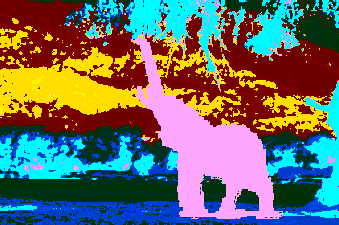
//> input picture CriminisiInpaint-master/save/100.png, 339 x 225 px; its folder holds 4 pictures in this run
$ ./inpaint save/100.png save/1000.png   (built with g++ and OpenCV 4)
//> lines starting //> are read from the running program, lines starting //| are printed output that depends on the picture
#include <opencv2/opencv.hpp>
#include <iostream>
#include <stdio.h>
#include <vector>
#include <math.h>

using namespace std;
using namespace cv;

int win_size = 9;
int stride = 3;

int main(int argc, char* argv[])
{
    if(argc < 3)
    {
        printf("Usage: %s src mask output\n",argv[0]);
        return -1;
    }
    // source = src
    // mask = target
    // inpaint_me = target in BGR2Lab
    // Mat objects to store images. mask = target
    Mat src, src_gray, mask, mask_gray, grad_x, grad_y, inpaint_me;

    // read images
    src = imread(argv[1]);
//> src is the input picture: 225 rows x 339 cols, CV_8UC3; mean B, G, R 100.8, 107.6, 103.8
    mask = imread(argv[2]);
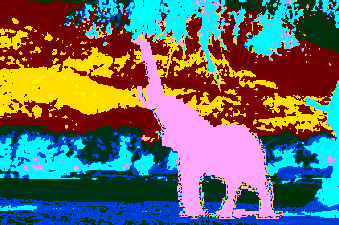
//> input picture CriminisiInpaint-master/save/1000.png, 339 x 225 px
//> mask is the input picture: 225 rows x 339 cols, CV_8UC3; mean B, G, R 99.3, 107.1, 102


    if(!src.data || !mask.data){return -1;}
    //Experimental resize!
    //    resize(src, src, Size(0,0), 0.5, 0.5);
    //    resize(mask, mask, Size(0,0), 0.5, 0.5);


    // copy mask(target) to inpaint_me which is a BGR matrix
    src.copyTo(inpaint_me, mask);

    // https://www.learnopencv.com/color-spaces-in-opencv-cpp-python/
    // L – Lightness ( Intensity ).
    // a – color component ranging from Green to Magenta.
    // b – color component ranging from Blue to Yellow.
    cvtColor(inpaint_me, inpaint_me, CV_BGR2Lab);//inpaint_me is now in Lab space
//> inpaint_me: 225 rows x 339 cols, CV_8UC3; mean of channels 0, 1, 2 127.6, 139.8, 137.2


    // Computing gradients
    // I don't know why GaussianBlur = Smoothing filter is used here
    // This smooths the source image
    GaussianBlur( src, src, Size(3,3), 0, 0, BORDER_DEFAULT);
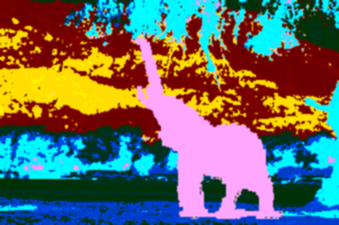
//> src: 225 rows x 339 cols, CV_8UC3; mean B, G, R 100.8, 107.6, 103.8

    // Converts the source image(BGR) to grayscale image
    cvtColor(src, src_gray, CV_BGR2GRAY);
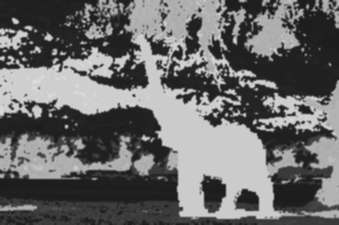
//> src_gray: 225 rows x 339 cols, CV_8UC1; min 29, max 219, mean 105.7
    cvtColor(mask, mask_gray, CV_BGR2GRAY);
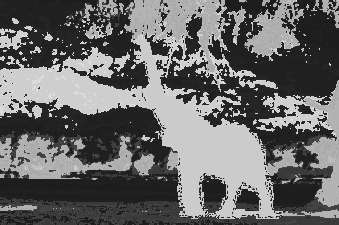
//> mask_gray: 225 rows x 339 cols, CV_8UC1; min 16, max 220, mean 104.6
    Mat src_gray_f;
    src_gray.convertTo(src_gray_f, CV_32FC1, 1./255.);
    Sobel(src_gray_f, grad_x, CV_32F, 1, 0, 3, 1, 0, BORDER_DEFAULT);
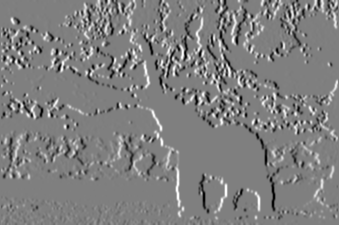
//> grad_x: 225 rows x 339 cols, CV_32FC1; min -2.13, max 2.13, mean 0.00226; drawn with min black and max white
    Sobel(src_gray_f, grad_y, CV_32F, 0, 1, 3, 1, 0, BORDER_DEFAULT);
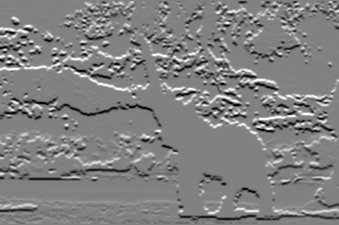
//> grad_y: 225 rows x 339 cols, CV_32FC1; min -2.19, max 2.13, mean -0.00607; drawn with min black and max white


    // create patches inside I - \omega, and find boundary
    // patches si matrix, each row is a single patch vector (casted to float)
    int num_patches = 0;
    int num_vec = (mask.rows - win_size)*(mask.cols - win_size)/(stride * stride);
//> num_vec = 7920
    int f_vec_len = (win_size * win_size)*src.channels();
//> f_vec_len = 243
    Mat patches(num_vec, f_vec_len, CV_8UC1);
    for(int y =0; y < mask.rows - win_size; y+=stride)
    {
        for(int x =0; x < mask.cols - win_size; x+=stride)
        {
            //create patch
            Mat patch_mat = inpaint_me(Range(y,y+win_size), Range(x,x+win_size)).clone();
            Mat mask_patch = mask_gray(Range(y,y+win_size), Range(x,x+win_size)).clone();
            patch_mat = patch_mat.reshape(1,1);

            if( countNonZero(mask_patch) == win_size * win_size )
            {
                for(int j =0; j < f_vec_len; j++)
                    patches.at<uchar>(num_patches,j) = patch_mat.at<uchar>(0,j);
                num_patches++;

            }
        }
    }
//> this loop made 72 passes
//> num_patches on passes 1 to 12: 110, 220, 330, 440, 550, 660, 770, 880, 990, 1100, 1210, 1320
//> after the loop, num_patches = 7920
    cout<<num_patches<<" patches created!"<<endl;
//| 7920 patches created!

    //compute C(p) i.e. by mean filtering
    Mat mask_gray_f, C_p, filled_f, filled;
    mask_gray.convertTo(mask_gray_f, CV_32FC1, 1./255.);
    filled = mask_gray.clone();


    int iter = 0;
    while(countNonZero(filled) != mask.rows * mask.cols)
    {


        filled.convertTo(filled_f, CV_32FC1, 1./255.);
        blur(filled_f, C_p, Size(win_size, win_size), Point(-1,-1) );

        // find boundaries!
        vector<vector<Point> > contours;
        Mat not_filled = 255 - filled;
        findContours(not_filled, contours, CV_RETR_LIST, CV_CHAIN_APPROX_NONE);

        // find pixel with the highest priority
        float max_p_p = -1;
        int max_c_idx = -1;
        int max_p_idx = -1;


        for(int c = 0; c < contours.size(); c++)
        {
            for(int p = 0; p < contours[c].size(); p++)
            {
                Point this_p = contours[c][p];
                int last_point_idx = (p-1) < 0 ? contours[c].size() - 1: p-1;
                int next_point_idx = (p+1)%contours[c].size();
                Point last_p = contours[c][last_point_idx];
                Point next_p = contours[c][next_point_idx];
                Point boundary_dir_p = next_p - last_p;
                Point2f grad_p(grad_x.at<float>(this_p), grad_y.at<float>(this_p) );
                float this_c_p = C_p.at<float>(this_p);
                float priority = this_c_p * fabs(grad_p.x*boundary_dir_p.x + grad_p.y*boundary_dir_p.y);
                if(priority > max_p_p)
                {
                    max_p_p = priority;
                    max_c_idx = c;
                    max_p_idx = p;
                }

            }
        }

        // find min distance
        Point start = contours[max_c_idx][max_p_idx] - Point(win_size/2, win_size/2);
        Mat max_mask_patch = filled(Range(start.y, start.y+win_size), Range(start.x, start.x+win_size) ).clone();
        Mat max_patch_mat  = inpaint_me(Range(start.y, start.y+win_size),Range(start.x, start.x+win_size) ).clone();

        max_mask_patch = max_mask_patch.reshape(1,1);
        max_patch_mat =  max_patch_mat.reshape(1,1);
        int min_dist = 255*255*3 + 1;
        int min_dist_idx = 0;
        for(int y = 0; y < num_patches; y++)
        {
            int dist = 0;
            for(int x = 0; x < f_vec_len; x++)
            {
                if(max_mask_patch.at<uchar>(0,x/3) > 0 )
                {
                    int diff = patches.at<uchar>(y,x) - max_patch_mat.at<uchar>(0,x);
                    dist += diff*diff;
                }
            }
            if(dist < min_dist)
            {
                min_dist = dist;
                min_dist_idx = y;
            }
        }

        Point fill_me = contours[max_c_idx][max_p_idx];

        filled.at<uchar>(fill_me) = 255;
        inpaint_me.at<Vec3b>(fill_me) = patches.at<Vec3b>(min_dist_idx, (win_size*win_size/2));
        iter++;
        cout<<"Iter: "<<iter<<endl;

        //Save temporary results in save/ folder
        if(iter % 100 == 0)
        {
            Mat temp = inpaint_me.clone();
            cvtColor(temp, temp, CV_Lab2BGR);
            char name[256]={0};
            sprintf(name,"save/%d.png",iter);
            imwrite(name, temp);
        }
    }
//> this loop made 0 passes
//> after the loop, iter = 0

    cvtColor(inpaint_me, inpaint_me, CV_Lab2BGR);
//> (the run ends here: the program stops with an error, at `imwrite(argv[3], inpaint_me);`)
